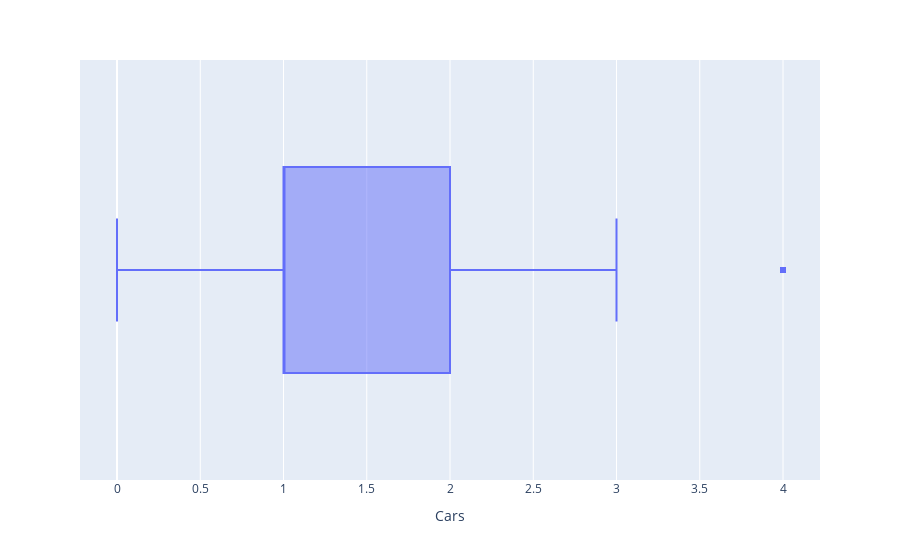

Notebook source saved alongside this figure:
### Code cell
#Variable cars
fig = px.box(df, x = "Cars")
fig.show()

### Figure 1 — Plotly figure (JSON) as saved in the notebook; plotly's stock layout.template omitted (floating-point values rounded to 4 significant figures; data arrays with more than 128 entries replaced by an {"elided": "..."} marker saying what was removed)
{"data": [{"alignmentgroup": "True", "hovertemplate": "Cars=%{x}<extra></extra>", "legendgroup": "", "marker": {"color": "#636efa"}, "name": "", "notched": false, "offsetgroup": "", "orientation": "h", "showlegend": false, "type": "box", "x": {"elided": "989 float values"}, "x0": " ", "xaxis": "x", "y0": " ", "yaxis": "y"}], "layout": {"boxmode": "group", "legend": {"tracegroupgap": 0}, "margin": {"t": 60}, "xaxis": {"anchor": "y", "domain": [0, 1], "title": {"text": "Cars"}}, "yaxis": {"anchor": "x", "domain": [0, 1]}}}
